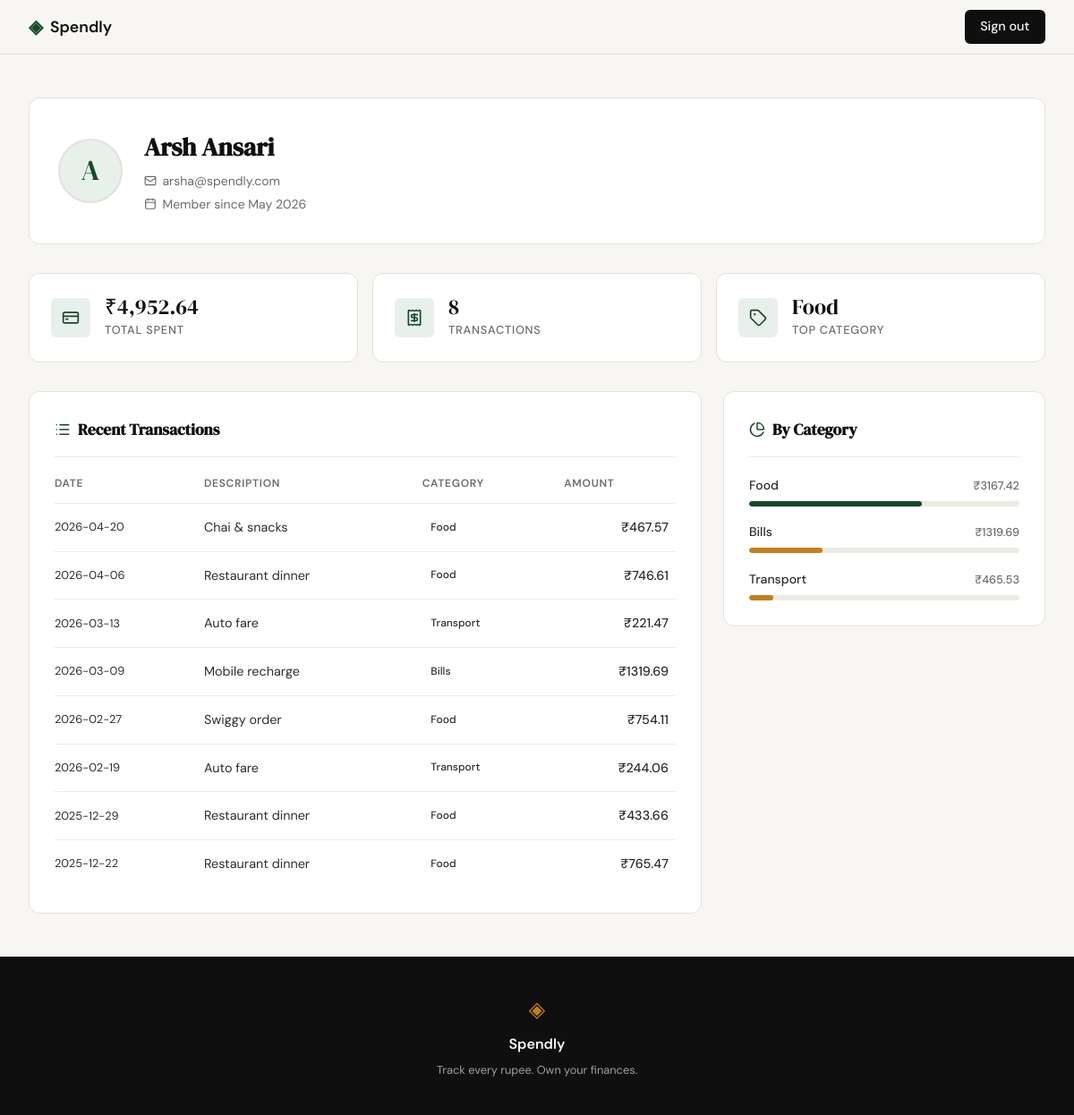
/profile (signed in), run on the app's committed database.
### tables this page shows
CREATE TABLE users (
            id            INTEGER PRIMARY KEY AUTOINCREMENT,
            name          TEXT    NOT NULL,
            email         TEXT    UNIQUE NOT NULL,
            password_hash TEXT    NOT NULL,
            created_at    TEXT    DEFAULT (datetime('now'))
        );

CREATE TABLE expenses (
            id          INTEGER PRIMARY KEY AUTOINCREMENT,
            user_id     INTEGER NOT NULL,
            amount      REAL    NOT NULL,
            category    TEXT    NOT NULL,
            date        TEXT    NOT NULL,
            description TEXT,
            created_at  TEXT    DEFAULT (datetime('now')),
            FOREIGN KEY (user_id) REFERENCES users(id)
        );

### app.py (the view)
@app.route("/profile")
def profile():
    if not session.get("user_id"):
        return redirect(url_for("login"))
    uid  = session["user_id"]
    user = get_user_by_id(uid)
    s    = get_summary_stats(uid)
    stats = [
        {"label": "Total Spent",  "value": f"₹{s['total_spent']:,.2f}", "icon": "credit-card"},
        {"label": "Transactions", "value": str(s["transaction_count"]),  "icon": "receipt"},
        {"label": "Top Category", "value": s["top_category"],            "icon": "tag"},
    ]
    return render_template(
        "profile.html",
        user=user,
        stats=stats,
        transactions=get_recent_transactions(uid),
        categories=get_category_breakdown(uid),
    )

### database/db.py (called while the page is built)
def get_db():
    db_path = os.path.join(os.path.dirname(os.path.abspath(__file__)), '..', 'spendly.db')
    conn = sqlite3.connect(db_path)
    conn.row_factory = sqlite3.Row
    conn.execute("PRAGMA foreign_keys = ON")
    return conn

### database/queries.py (called while the page is built)
def get_user_by_id(user_id):
    conn = get_db()
    row = conn.execute("SELECT * FROM users WHERE id = ?", (user_id,)).fetchone()
    conn.close()
    if row is None:
        return None
    dt = datetime.strptime(row["created_at"], "%Y-%m-%d %H:%M:%S")
    return {
        "name": row["name"],
        "email": row["email"],
        "member_since": dt.strftime("%B %Y"),
    }

def get_summary_stats(user_id):
    conn = get_db()
    agg = conn.execute(
        "SELECT COALESCE(SUM(amount), 0.0) AS total, COUNT(*) AS cnt"
        " FROM expenses WHERE user_id = ?",
        (user_id,),
    ).fetchone()
    top = conn.execute(
        "SELECT category FROM expenses WHERE user_id = ?"
        " GROUP BY category ORDER BY SUM(amount) DESC LIMIT 1",
        (user_id,),
    ).fetchone()
    conn.close()
    return {
        "total_spent": agg["total"],
        "transaction_count": agg["cnt"],
        "top_category": top["category"] if top else "—",
    }

def get_recent_transactions(user_id, limit=10):
    conn = get_db()
    rows = conn.execute(
        "SELECT date, description, category, amount FROM expenses"
        " WHERE user_id = ? ORDER BY date DESC, id DESC LIMIT ?",
        (user_id, limit),
    ).fetchall()
    conn.close()
    return [
        {
            "date": r["date"],
            "description": r["description"],
            "category": r["category"],
            "amount": f"{r['amount']:.2f}",
        }
        for r in rows
    ]

### templates/profile.html (shortened to what this page needs)
{% extends "base.html" %}
{% block head %}
<link rel="stylesheet" href="{{ url_for('static', filename='css/profile.css') }}">
{% endblock %}
{% block content %}
<section class="profile-section">
  <div class="profile-container">
    <div class="profile-header">
      <div class="profile-header-inner">
        <div class="avatar">{{ user.name[0] | upper }}</div>
        <div class="profile-meta">
          <h1>{{ user.name }}</h1>
          <p class="profile-email">
            <i data-lucide="mail"></i>
            {{ user.email }}
          </p>
          <p class="profile-since">
            <i data-lucide="calendar"></i>
            Member since {{ user.member_since }}
          </p>
        </div>
      </div>
    </div>
    <div class="stats-row">
      {% for stat in stats %}
      <div class="stat-tile">
        <div class="stat-icon">
          <i data-lucide="{{ stat.icon }}"></i>
        </div>
        <div>
          <div class="stat-value">{{ stat.value }}</div>
          <div class="stat-label">{{ stat.label }}</div>
        </div>
      </div>
      {% endfor %}
    </div>
    <div class="profile-body">
      <div class="profile-card">
        <h2 class="profile-card-title">
          <i data-lucide="list"></i>
          Recent Transactions
        </h2>
        <div class="tx-table-wrap">
          <table class="tx-table">
            <thead>
              <tr>
                <th>Date</th>
                <th>Description</th>
                <th>Category</th>
                <th class="amount-col">Amount</th>
              </tr>
            </thead>
            <tbody>
              {% for tx in transactions %}
              <tr>
                <td class="tx-date">{{ tx.date }}</td>
                <td>{{ tx.description }}</td>
                <td>
                  <span class="category-badge badge-{{ tx.category }}">
                    {{ tx.category | capitalize }}
                  </span>
                </td>
                <td class="amount-col">₹{{ tx.amount }}</td>
              </tr>
              {% endfor %}
            </tbody>
          </table>
        </div>
      </div>
      <div class="profile-card">
        <h2 class="profile-card-title">
          <i data-lucide="pie-chart"></i>
          By Category
        </h2>
        <div class="cat-list">
          {% for cat in categories %}
          <div class="cat-row">
            <div class="cat-header">
              <span class="cat-name">{{ cat.name }}</span>
              <span class="cat-amount">₹{{ cat.amount }}</span>
            </div>
            <div class="cat-bar-track">
              <div class="cat-bar cat-bar-{{ cat.slug }}" style="width: {{ cat.pct }}%"></div>
            </div>
          </div>
          {% endfor %}
        </div>
      </div>
    </div>
  </div>
</section>
{% endblock %}

### templates/base.html (shortened to what this page needs)
<!DOCTYPE html>
<html lang="en">
<head>
    <link rel="stylesheet" href="{{ url_for('static', filename='css/style.css') }}">
    {% block head %}{% endblock %}
</head>
<body>
    <nav class="navbar">
        <div class="nav-inner">
            <a href="{{ url_for('landing') }}" class="nav-brand">
                <span class="brand-icon">◈</span>
                <span class="brand-name">Spendly</span>
            </a>
            <div class="nav-links">
                {% if session.get('user_id') %}
                <a href="{{ url_for('logout') }}" class="nav-cta">Sign out</a>
                {% else %}
                <a href="{{ url_for('login') }}">Sign in</a>
                <a href="{{ url_for('register') }}" class="nav-cta">Get started</a>
                {% endif %}
            </div>
        </div>
    </nav>
    <main class="main-content">
        {% block content %}{% endblock %}
    </main>
    <footer class="footer">
        <div class="footer-inner">
            <span class="brand-icon">◈</span>
            <span class="footer-name">Spendly</span>
            <p class="footer-copy">Track every rupee. Own your finances.</p>
        </div>
    </footer>
</body>
</html>

### static/css/style.css (style rules this page uses)
:root { --ink: #0f0f0f; --ink-soft: #2d2d2d; --ink-muted: #6b6b6b; --ink-faint: #a0a0a0; --paper: #f7f6f3; --paper-warm: #f0ede6; --paper-card: #ffffff; --accent: #1a472a; --accent-light: #e8f0eb; --accent-2: #c17f24; --accent-2-light: #fdf3e3; --danger: #c0392b; --danger-light: #fdecea; --border: #e4e1da; --border-soft: #eeebe4; --font-display: 'DM Serif Display', Georgia, serif; --font-body: 'DM Sans', system-ui, sans-serif; --max-width: 1200px; --auth-width: 440px; --radius-sm: 6px; --radius-md: 12px; --radius-lg: 20px; }
*, *::before, *::after { box-sizing: border-box; margin: 0; padding: 0; }
html { font-size: 16px; scroll-behavior: smooth; }
body { background: var(--paper); color: var(--ink); font-family: var(--font-body); font-size: 1rem; line-height: 1.6; -webkit-font-smoothing: antialiased; }
a { color: inherit; text-decoration: none; }
.navbar { position: sticky; top: 0; z-index: 100; background: var(--paper); border-bottom: 1px solid var(--border); padding: 0 2rem; }
.nav-inner { max-width: var(--max-width); margin: 0 auto; height: 60px; display: flex; align-items: center; justify-content: space-between; }
.nav-brand { display: flex; align-items: center; gap: 0.5rem; font-family: var(--font-body); font-weight: 600; font-size: 1.1rem; color: var(--ink); }
.brand-icon { color: var(--accent); font-size: 1.3rem; }
.brand-name { color: var(--ink); }
.nav-links { display: flex; align-items: center; gap: 1.5rem; font-size: 0.9rem; font-weight: 500; }
.nav-links a { color: var(--ink-muted); transition: color 0.2s; }
.nav-cta { background: var(--ink) !important; color: var(--paper) !important; padding: 0.45rem 1.1rem; border-radius: var(--radius-sm); transition: background 0.2s !important; }
.main-content { min-height: calc(100vh - 60px - 100px); }
.footer { background: var(--ink); color: var(--paper); padding: 2.5rem 2rem; text-align: center; }
.footer-inner { display: flex; flex-direction: column; align-items: center; gap: 0.4rem; }
.footer .brand-icon { color: var(--accent-2); font-size: 1.5rem; }
.footer-name { font-weight: 600; font-size: 1rem; }
.footer-copy { font-size: 0.8rem; color: var(--ink-faint); }

### data on the page
users: name "A", name "Arsh Ansari", email "arsha@spendly.com"
expenses: date "2026-04-20", description "Chai & snacks", category "Food", amount "467.57"
expenses: date "2026-04-06", description "Restaurant dinner", category "Food", amount "746.61"
expenses: date "2026-03-13", description "Auto fare", category "Transport", amount "221.47"
expenses: date "2026-03-09", description "Mobile recharge", category "Bills", amount "1319.69", name "Bills", {{ cat.pct }} 27 (drawn)
expenses: date "2026-02-27", description "Swiggy order", category "Food", amount "754.11"
expenses: date "2026-02-19", description "Auto fare", category "Transport", amount "244.06"
expenses: date "2025-12-29", description "Restaurant dinner", category "Food", amount "433.66"
expenses: date "2025-12-22", description "Restaurant dinner", category "Food", amount "765.47"

### other printed values
{{ user.member_since }} "May 2026"
{{ stat.value }} "₹4,952.64" "8" "Food"
{{ stat.label }} "TOTAL SPENT" "TRANSACTIONS" "TOP CATEGORY"
{{ cat.name }} "Food" "Transport"
{{ cat.amount }} "3167.42" "465.53"
